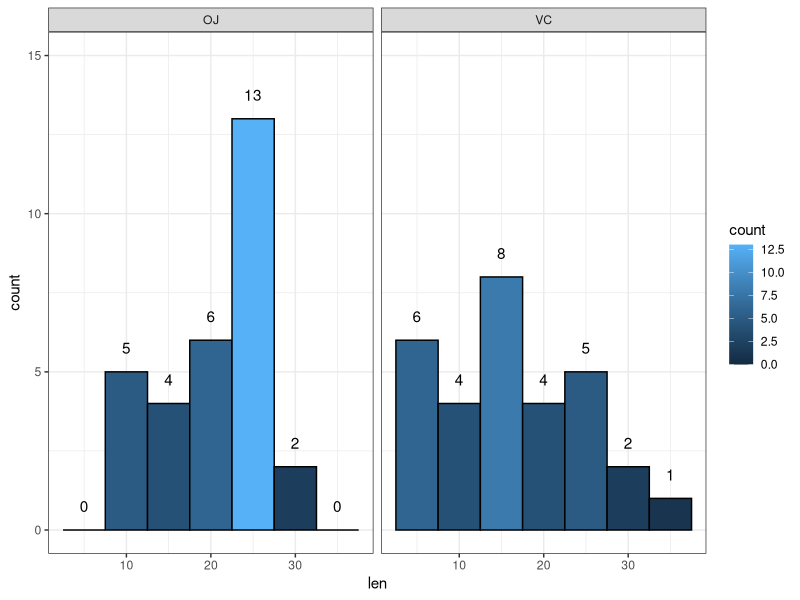
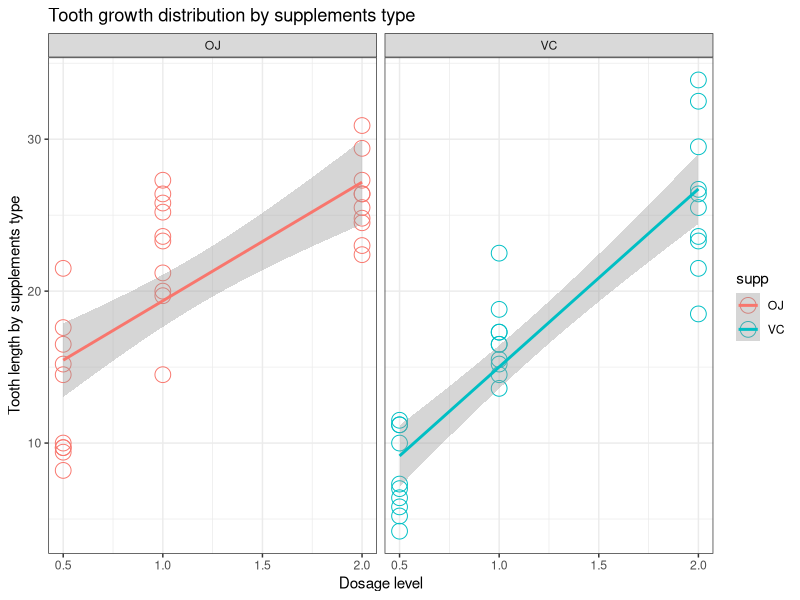

Generate these figures, in order, with R: (Note: this script raises an error after producing the figures.)
 # The Effect of Vitamin C on Tooth Growth in Guinea Pigs
# 
# Description
# 
# The response is the length of odontoblasts (teeth) in each of 10 guinea pigs at each of three dose levels of Vitamin C (0.5, 1, and 2 mg) with each of two delivery methods (orange juice or ascorbic acid).


df=data.frame(ToothGrowth)
require(ggplot2)

str(df)

by(df$len, df$supp, mean)
by(df$len, df$dose, mean)

ggplot(df,aes(x= len, ymax=max(..count..)))  + 
  stat_bin(binwidth=5, aes(fill=..count..), colour="black") + 
  stat_bin(binwidth=5, geom="text", aes(label=..count..), vjust=-1.5) +
  facet_grid(.~supp)+
  ylim(c(0,15))+
  theme_bw()

ggplot(data=df, aes(x=dose, y=len, group=supp, colour=supp))+
  geom_point(shape=1,size=5)+
  facet_grid(.~supp,scales="free")+
  labs(x="Dosage level") +
  labs(y="Tooth length by supplements type") +
  labs(title="Tooth growth distribution by supplements type") +
  geom_smooth(method="lm")+
  theme_bw()


t.test(len ~ supp, data=df)

dose1<-subset(ToothGrowth, ToothGrowth$dose %in% c(0.5,1.0))
dose2<-subset(ToothGrowth, ToothGrowth$dose %in% c(2.0,1.0))
dose3<-subset(ToothGrowth, ToothGrowth$dose %in% c(0.5,2.0))

p1=t.test(len ~ dose, paired=FALSE, var.equal=FALSE, data=dose1)$p.value
p2=t.test(len ~ dose, paired=FALSE, var.equal=FALSE, data=dose2)$p.value
p3=t.test(len ~ dose, paired=FALSE, var.equal=FALSE, data=dose3)$p.value

table(c("test",p1,p2,p3))

t.test(len ~ dose, paired=FALSE, var.equal=FALSE, data=dose1)$statistic

smoke <- matrix(c(format(round(t.test(len ~ dose, paired=FALSE, var.equal=FALSE, data=dose1)$p.value,2), nsmall=2),
                  format(round(t.test(len ~ dose, paired=FALSE, var.equal=FALSE, data=dose2)$p.value,2), nsmall=2),
                  format(round(t.test(len ~ dose, paired=FALSE, var.equal=FALSE, data=dose3)$p.value,2), nsmall=2)
                                      ),ncol=3,byrow=TRUE)
colnames(smoke) <- c("Test 1: 0.5 vs 1.0","Test 2: 2.0 versus 1.0","Test 3 0.5 versus 2.0")
rownames(smoke) <- c("P-value")
smoke <- as.table(smoke)
smoke



